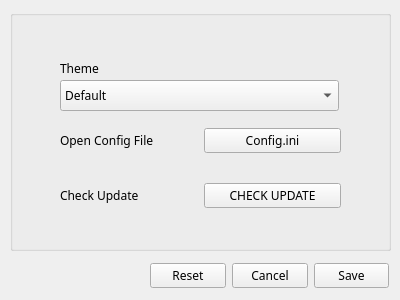
<?xml version="1.0" encoding="UTF-8"?>
<ui version="4.0">
 <class>SettingWindow</class>
 <widget class="QWidget" name="SettingWindow">
  <property name="geometry">
   <rect>
    <x>0</x>
    <y>0</y>
    <width>400</width>
    <height>300</height>
   </rect>
  </property>
  <property name="font">
   <font>
    <family>Fira Code</family>
    <weight>50</weight>
    <bold>false</bold>
   </font>
  </property>
  <property name="windowTitle">
   <string>Form</string>
  </property>
  <property name="windowOpacity">
   <double>0.940000000000000</double>
  </property>
  <widget class="QGroupBox" name="groupBox">
   <property name="geometry">
    <rect>
     <x>10</x>
     <y>10</y>
     <width>381</width>
     <height>241</height>
    </rect>
   </property>
   <property name="title">
    <string/>
   </property>
   <widget class="QComboBox" name="comboBox">
    <property name="geometry">
     <rect>
      <x>50</x>
      <y>70</y>
      <width>279</width>
      <height>31</height>
     </rect>
    </property>
    <item>
     <property name="text">
      <string>Default</string>
     </property>
    </item>
    <item>
     <property name="text">
      <string>MacOS</string>
     </property>
    </item>
    <item>
     <property name="text">
      <string>Aqua</string>
     </property>
    </item>
    <item>
     <property name="text">
      <string>ConsoleStyle</string>
     </property>
    </item>
   </widget>
   <widget class="QLabel" name="label">
    <property name="geometry">
     <rect>
      <x>50</x>
      <y>50</y>
      <width>279</width>
      <height>16</height>
     </rect>
    </property>
    <property name="text">
     <string>Theme</string>
    </property>
   </widget>
   <widget class="QWidget" name="">
    <property name="geometry">
     <rect>
      <x>50</x>
      <y>160</y>
      <width>281</width>
      <height>51</height>
     </rect>
    </property>
    <layout class="QHBoxLayout" name="horizontalLayout">
     <item>
      <widget class="QLabel" name="label_3">
       <property name="text">
        <string>Check Update</string>
       </property>
      </widget>
     </item>
     <item>
      <widget class="QPushButton" name="pushButton_4">
       <property name="text">
        <string>CHECK UPDATE</string>
       </property>
      </widget>
     </item>
    </layout>
   </widget>
   <widget class="QWidget" name="">
    <property name="geometry">
     <rect>
      <x>50</x>
      <y>110</y>
      <width>281</width>
      <height>41</height>
     </rect>
    </property>
    <layout class="QHBoxLayout" name="horizontalLayout_2">
     <item>
      <widget class="QLabel" name="label_2">
       <property name="text">
        <string>Open Config File</string>
       </property>
      </widget>
     </item>
     <item>
      <widget class="QPushButton" name="pushButton_5">
       <property name="text">
        <string>Config.ini</string>
       </property>
      </widget>
     </item>
    </layout>
   </widget>
  </widget>
  <widget class="QWidget" name="">
   <property name="geometry">
    <rect>
     <x>150</x>
     <y>260</y>
     <width>239</width>
     <height>31</height>
    </rect>
   </property>
   <layout class="QGridLayout" name="gridLayout">
    <item row="0" column="0">
     <widget class="QPushButton" name="pushButton_3">
      <property name="text">
       <string>Reset</string>
      </property>
     </widget>
    </item>
    <item row="0" column="1">
     <widget class="QPushButton" name="pushButton_2">
      <property name="text">
       <string>Cancel</string>
      </property>
     </widget>
    </item>
    <item row="0" column="2">
     <widget class="QPushButton" name="pushButton">
      <property name="text">
       <string>Save</string>
      </property>
     </widget>
    </item>
   </layout>
  </widget>
 </widget>
 <resources/>
 <connections/>
</ui>
